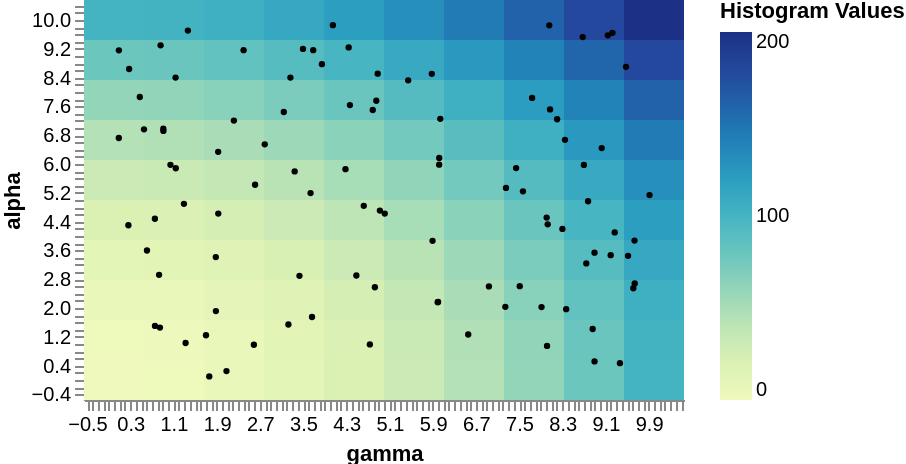

The Vega-Lite source for this figure:
### Vega specification from a JSON file in a GitHub repository (floating-point values rounded to 4 significant figures)
{"$schema": "https://vega.github.io/schema/vega/v5.json", "width": 300, "height": 200, "data": [{"name": "points", "values": [{"alpha": 5.886, "gamma": 7.446}, {"alpha": 9.297, "gamma": 0.8626}, {"alpha": 3.538, "gamma": 8.899}, {"alpha": 4.479, "gamma": 0.7572}, {"alpha": 1.264, "gamma": 6.56}, {"alpha": 4.299, "gamma": 0.2669}, {"alpha": 7.862, "gamma": 0.4781}, {"alpha": 1.75, "gamma": 3.667}, {"alpha": 5.982, "gamma": 6.022}, {"alpha": 8.505, "gamma": 5.885}, {"alpha": 5.337, "gamma": 7.259}, {"alpha": 2.031, "gamma": 7.247}, {"alpha": 2.902, "gamma": 4.488}, {"alpha": 8.324, "gamma": 5.448}, {"alpha": 9.574, "gamma": 9.146}, {"alpha": 6.339, "gamma": 1.929}, {"alpha": 7.5, "gamma": 4.792}, {"alpha": 4.837, "gamma": 4.625}, {"alpha": 4.324, "gamma": 8.032}, {"alpha": 7.638, "gamma": 4.369}, {"alpha": 5.857, "gamma": 4.287}, {"alpha": 5.425, "gamma": 2.612}, {"alpha": 7.756, "gamma": 4.857}, {"alpha": 2.576, "gamma": 4.831}, {"alpha": 0.9794, "gamma": 2.59}, {"alpha": 3.414, "gamma": 1.885}, {"alpha": 4.099, "gamma": 9.273}, {"alpha": 1.244, "gamma": 1.703}, {"alpha": 6.442, "gamma": 9.031}, {"alpha": 0.1006, "gamma": 1.764}, {"alpha": 7.256, "gamma": 6.042}, {"alpha": 9.198, "gamma": 3.499}, {"alpha": 7.206, "gamma": 2.22}, {"alpha": 8.4, "gamma": 3.267}, {"alpha": 4.705, "gamma": 4.924}, {"alpha": 6.92, "gamma": 0.9145}, {"alpha": 3.468, "gamma": 9.198}, {"alpha": 8.699, "gamma": 9.481}, {"alpha": 2.599, "gamma": 6.943}, {"alpha": 6.17, "gamma": 6.022}, {"alpha": 5.136, "gamma": 9.917}, {"alpha": 4.198, "gamma": 8.304}, {"alpha": 4.965, "gamma": 8.779}, {"alpha": 3.448, "gamma": 9.52}, {"alpha": 5.881, "gamma": 1.144}, {"alpha": 1.968, "gamma": 8.374}, {"alpha": 6.963, "gamma": 0.5557}, {"alpha": 0.5164, "gamma": 8.899}, {"alpha": 2.922, "gamma": 0.8345}, {"alpha": 5.193, "gamma": 3.64}, {"alpha": 3.597, "gamma": 0.6105}, {"alpha": 4.512, "gamma": 8.012}, {"alpha": 8.773, "gamma": 3.85}, {"alpha": 7.243, "gamma": 8.206}, {"alpha": 7.835, "gamma": 7.743}, {"alpha": 4.893, "gamma": 1.295}, {"alpha": 2.895, "gamma": 3.435}, {"alpha": 9.526, "gamma": 8.68}, {"alpha": 2.026, "gamma": 7.917}, {"alpha": 8.64, "gamma": 0.2801}, {"alpha": 0.9466, "gamma": 8.019}, {"alpha": 2.166, "gamma": 6.002}, {"alpha": 2.549, "gamma": 9.617}, {"alpha": 5.795, "gamma": 3.346}, {"alpha": 9.856, "gamma": 4.053}, {"alpha": 3.866, "gamma": 5.899}, {"alpha": 6.672, "gamma": 8.352}, {"alpha": 2.605, "gamma": 7.514}, {"alpha": 4.624, "gamma": 1.931}, {"alpha": 9.238, "gamma": 4.346}, {"alpha": 8.51, "gamma": 4.883}, {"alpha": 1.028, "gamma": 1.326}, {"alpha": 9.162, "gamma": 2.4}, {"alpha": 4.622, "gamma": 5.014}, {"alpha": 9.853, "gamma": 8.06}, {"alpha": 2.163, "gamma": 5.994}, {"alpha": 9.157, "gamma": 0.09087}, {"alpha": 6.546, "gamma": 2.792}, {"alpha": 5.976, "gamma": 1.045}, {"alpha": 1.503, "gamma": 0.7588}, {"alpha": 9.706, "gamma": 1.368}, {"alpha": 1.541, "gamma": 3.23}, {"alpha": 6.98, "gamma": 0.9134}, {"alpha": 6.721, "gamma": 0.08898}, {"alpha": 7.516, "gamma": 8.075}, {"alpha": 1.456, "gamma": 0.8508}, {"alpha": 3.872, "gamma": 9.639}, {"alpha": 9.163, "gamma": 3.689}, {"alpha": 5.241, "gamma": 7.574}, {"alpha": 1.417, "gamma": 8.864}, {"alpha": 7.445, "gamma": 3.144}, {"alpha": 9.645, "gamma": 9.231}, {"alpha": 0.9888, "gamma": 4.738}, {"alpha": 8.402, "gamma": 1.14}, {"alpha": 2.681, "gamma": 9.643}, {"alpha": 3.238, "gamma": 8.746}, {"alpha": 1.914, "gamma": 1.887}, {"alpha": 0.2477, "gamma": 2.083}, {"alpha": 5.974, "gamma": 8.701}, {"alpha": 0.4682, "gamma": 9.369}]}, {"name": "mesh", "values": [{"x_start": -0.5556, "x_end": 0.5556, "y_start": -0.5556, "y_end": 0.5556, "__count": 0.0}, {"x_start": 0.5556, "x_end": 1.667, "y_start": -0.5556, "y_end": 0.5556, "__count": 1.235}, {"x_start": 1.667, "x_end": 2.778, "y_start": -0.5556, "y_end": 0.5556, "__count": 4.938}, {"x_start": 2.778, "x_end": 3.889, "y_start": -0.5556, "y_end": 0.5556, "__count": 11.11}, {"x_start": 3.889, "x_end": 5.0, "y_start": -0.5556, "y_end": 0.5556, "__count": 19.75}, {"x_start": 5.0, "x_end": 6.111, "y_start": -0.5556, "y_end": 0.5556, "__count": 30.86}, {"x_start": 6.111, "x_end": 7.222, "y_start": -0.5556, "y_end": 0.5556, "__count": 44.44}, {"x_start": 7.222, "x_end": 8.333, "y_start": -0.5556, "y_end": 0.5556, "__count": 60.49}, {"x_start": 8.333, "x_end": 9.444, "y_start": -0.5556, "y_end": 0.5556, "__count": 79.01}, {"x_start": 9.444, "x_end": 10.56, "y_start": -0.5556, "y_end": 0.5556, "__count": 100.0}, {"x_start": -0.5556, "x_end": 0.5556, "y_start": 0.5556, "y_end": 1.667, "__count": 1.235}, {"x_start": 0.5556, "x_end": 1.667, "y_start": 0.5556, "y_end": 1.667, "__count": 2.469}, {"x_start": 1.667, "x_end": 2.778, "y_start": 0.5556, "y_end": 1.667, "__count": 6.173}, {"x_start": 2.778, "x_end": 3.889, "y_start": 0.5556, "y_end": 1.667, "__count": 12.35}, {"x_start": 3.889, "x_end": 5.0, "y_start": 0.5556, "y_end": 1.667, "__count": 20.99}, {"x_start": 5.0, "x_end": 6.111, "y_start": 0.5556, "y_end": 1.667, "__count": 32.1}, {"x_start": 6.111, "x_end": 7.222, "y_start": 0.5556, "y_end": 1.667, "__count": 45.68}, {"x_start": 7.222, "x_end": 8.333, "y_start": 0.5556, "y_end": 1.667, "__count": 61.73}, {"x_start": 8.333, "x_end": 9.444, "y_start": 0.5556, "y_end": 1.667, "__count": 80.25}, {"x_start": 9.444, "x_end": 10.56, "y_start": 0.5556, "y_end": 1.667, "__count": 101.2}, {"x_start": -0.5556, "x_end": 0.5556, "y_start": 1.667, "y_end": 2.778, "__count": 4.938}, {"x_start": 0.5556, "x_end": 1.667, "y_start": 1.667, "y_end": 2.778, "__count": 6.173}, {"x_start": 1.667, "x_end": 2.778, "y_start": 1.667, "y_end": 2.778, "__count": 9.877}, {"x_start": 2.778, "x_end": 3.889, "y_start": 1.667, "y_end": 2.778, "__count": 16.05}, {"x_start": 3.889, "x_end": 5.0, "y_start": 1.667, "y_end": 2.778, "__count": 24.69}, {"x_start": 5.0, "x_end": 6.111, "y_start": 1.667, "y_end": 2.778, "__count": 35.8}, {"x_start": 6.111, "x_end": 7.222, "y_start": 1.667, "y_end": 2.778, "__count": 49.38}, {"x_start": 7.222, "x_end": 8.333, "y_start": 1.667, "y_end": 2.778, "__count": 65.43}, {"x_start": 8.333, "x_end": 9.444, "y_start": 1.667, "y_end": 2.778, "__count": 83.95}, {"x_start": 9.444, "x_end": 10.56, "y_start": 1.667, "y_end": 2.778, "__count": 104.9}, {"x_start": -0.5556, "x_end": 0.5556, "y_start": 2.778, "y_end": 3.889, "__count": 11.11}, {"x_start": 0.5556, "x_end": 1.667, "y_start": 2.778, "y_end": 3.889, "__count": 12.35}, {"x_start": 1.667, "x_end": 2.778, "y_start": 2.778, "y_end": 3.889, "__count": 16.05}, {"x_start": 2.778, "x_end": 3.889, "y_start": 2.778, "y_end": 3.889, "__count": 22.22}, {"x_start": 3.889, "x_end": 5.0, "y_start": 2.778, "y_end": 3.889, "__count": 30.86}, {"x_start": 5.0, "x_end": 6.111, "y_start": 2.778, "y_end": 3.889, "__count": 41.98}, {"x_start": 6.111, "x_end": 7.222, "y_start": 2.778, "y_end": 3.889, "__count": 55.56}, {"x_start": 7.222, "x_end": 8.333, "y_start": 2.778, "y_end": 3.889, "__count": 71.6}, {"x_start": 8.333, "x_end": 9.444, "y_start": 2.778, "y_end": 3.889, "__count": 90.12}, {"x_start": 9.444, "x_end": 10.56, "y_start": 2.778, "y_end": 3.889, "__count": 111.1}, {"x_start": -0.5556, "x_end": 0.5556, "y_start": 3.889, "y_end": 5.0, "__count": 19.75}, {"x_start": 0.5556, "x_end": 1.667, "y_start": 3.889, "y_end": 5.0, "__count": 20.99}, {"x_start": 1.667, "x_end": 2.778, "y_start": 3.889, "y_end": 5.0, "__count": 24.69}, {"x_start": 2.778, "x_end": 3.889, "y_start": 3.889, "y_end": 5.0, "__count": 30.86}, {"x_start": 3.889, "x_end": 5.0, "y_start": 3.889, "y_end": 5.0, "__count": 39.51}, {"x_start": 5.0, "x_end": 6.111, "y_start": 3.889, "y_end": 5.0, "__count": 50.62}, {"x_start": 6.111, "x_end": 7.222, "y_start": 3.889, "y_end": 5.0, "__count": 64.2}, {"x_start": 7.222, "x_end": 8.333, "y_start": 3.889, "y_end": 5.0, "__count": 80.25}, {"x_start": 8.333, "x_end": 9.444, "y_start": 3.889, "y_end": 5.0, "__count": 98.77}, {"x_start": 9.444, "x_end": 10.56, "y_start": 3.889, "y_end": 5.0, "__count": 119.8}, {"x_start": -0.5556, "x_end": 0.5556, "y_start": 5.0, "y_end": 6.111, "__count": 30.86}, {"x_start": 0.5556, "x_end": 1.667, "y_start": 5.0, "y_end": 6.111, "__count": 32.1}, {"x_start": 1.667, "x_end": 2.778, "y_start": 5.0, "y_end": 6.111, "__count": 35.8}, {"x_start": 2.778, "x_end": 3.889, "y_start": 5.0, "y_end": 6.111, "__count": 41.98}, {"x_start": 3.889, "x_end": 5.0, "y_start": 5.0, "y_end": 6.111, "__count": 50.62}, {"x_start": 5.0, "x_end": 6.111, "y_start": 5.0, "y_end": 6.111, "__count": 61.73}, {"x_start": 6.111, "x_end": 7.222, "y_start": 5.0, "y_end": 6.111, "__count": 75.31}, {"x_start": 7.222, "x_end": 8.333, "y_start": 5.0, "y_end": 6.111, "__count": 91.36}, {"x_start": 8.333, "x_end": 9.444, "y_start": 5.0, "y_end": 6.111, "__count": 109.9}, {"x_start": 9.444, "x_end": 10.56, "y_start": 5.0, "y_end": 6.111, "__count": 130.9}, {"x_start": -0.5556, "x_end": 0.5556, "y_start": 6.111, "y_end": 7.222, "__count": 44.44}, {"x_start": 0.5556, "x_end": 1.667, "y_start": 6.111, "y_end": 7.222, "__count": 45.68}, {"x_start": 1.667, "x_end": 2.778, "y_start": 6.111, "y_end": 7.222, "__count": 49.38}, {"x_start": 2.778, "x_end": 3.889, "y_start": 6.111, "y_end": 7.222, "__count": 55.56}, {"x_start": 3.889, "x_end": 5.0, "y_start": 6.111, "y_end": 7.222, "__count": 64.2}, {"x_start": 5.0, "x_end": 6.111, "y_start": 6.111, "y_end": 7.222, "__count": 75.31}, {"x_start": 6.111, "x_end": 7.222, "y_start": 6.111, "y_end": 7.222, "__count": 88.89}, {"x_start": 7.222, "x_end": 8.333, "y_start": 6.111, "y_end": 7.222, "__count": 104.9}, {"x_start": 8.333, "x_end": 9.444, "y_start": 6.111, "y_end": 7.222, "__count": 123.5}, {"x_start": 9.444, "x_end": 10.56, "y_start": 6.111, "y_end": 7.222, "__count": 144.4}, {"x_start": -0.5556, "x_end": 0.5556, "y_start": 7.222, "y_end": 8.333, "__count": 60.49}, {"x_start": 0.5556, "x_end": 1.667, "y_start": 7.222, "y_end": 8.333, "__count": 61.73}, {"x_start": 1.667, "x_end": 2.778, "y_start": 7.222, "y_end": 8.333, "__count": 65.43}, {"x_start": 2.778, "x_end": 3.889, "y_start": 7.222, "y_end": 8.333, "__count": 71.6}, {"x_start": 3.889, "x_end": 5.0, "y_start": 7.222, "y_end": 8.333, "__count": 80.25}, {"x_start": 5.0, "x_end": 6.111, "y_start": 7.222, "y_end": 8.333, "__count": 91.36}, {"x_start": 6.111, "x_end": 7.222, "y_start": 7.222, "y_end": 8.333, "__count": 104.9}, {"x_start": 7.222, "x_end": 8.333, "y_start": 7.222, "y_end": 8.333, "__count": 121.0}, {"x_start": 8.333, "x_end": 9.444, "y_start": 7.222, "y_end": 8.333, "__count": 139.5}, {"x_start": 9.444, "x_end": 10.56, "y_start": 7.222, "y_end": 8.333, "__count": 160.5}, {"x_start": -0.5556, "x_end": 0.5556, "y_start": 8.333, "y_end": 9.444, "__count": 79.01}, {"x_start": 0.5556, "x_end": 1.667, "y_start": 8.333, "y_end": 9.444, "__count": 80.25}, {"x_start": 1.667, "x_end": 2.778, "y_start": 8.333, "y_end": 9.444, "__count": 83.95}, {"x_start": 2.778, "x_end": 3.889, "y_start": 8.333, "y_end": 9.444, "__count": 90.12}, {"x_start": 3.889, "x_end": 5.0, "y_start": 8.333, "y_end": 9.444, "__count": 98.77}, {"x_start": 5.0, "x_end": 6.111, "y_start": 8.333, "y_end": 9.444, "__count": 109.9}, {"x_start": 6.111, "x_end": 7.222, "y_start": 8.333, "y_end": 9.444, "__count": 123.5}, {"x_start": 7.222, "x_end": 8.333, "y_start": 8.333, "y_end": 9.444, "__count": 139.5}, {"x_start": 8.333, "x_end": 9.444, "y_start": 8.333, "y_end": 9.444, "__count": 158.0}, {"x_start": 9.444, "x_end": 10.56, "y_start": 8.333, "y_end": 9.444, "__count": 179.0}, {"x_start": -0.5556, "x_end": 0.5556, "y_start": 9.444, "y_end": 10.56, "__count": 100.0}, {"x_start": 0.5556, "x_end": 1.667, "y_start": 9.444, "y_end": 10.56, "__count": 101.2}, {"x_start": 1.667, "x_end": 2.778, "y_start": 9.444, "y_end": 10.56, "__count": 104.9}, {"x_start": 2.778, "x_end": 3.889, "y_start": 9.444, "y_end": 10.56, "__count": 111.1}, {"x_start": 3.889, "x_end": 5.0, "y_start": 9.444, "y_end": 10.56, "__count": 119.8}, {"x_start": 5.0, "x_end": 6.111, "y_start": 9.444, "y_end": 10.56, "__count": 130.9}, {"x_start": 6.111, "x_end": 7.222, "y_start": 9.444, "y_end": 10.56, "__count": 144.4}, {"x_start": 7.222, "x_end": 8.333, "y_start": 9.444, "y_end": 10.56, "__count": 160.5}, {"x_start": 8.333, "x_end": 9.444, "y_start": 9.444, "y_end": 10.56, "__count": 179.0}, {"x_start": 9.444, "x_end": 10.56, "y_start": 9.444, "y_end": 10.56, "__count": 200.0}]}], "marks": [{"name": "marks", "type": "rect", "style": ["rect"], "from": {"data": "mesh"}, "encode": {"update": {"fill": {"scale": "color", "field": "__count"}, "x2": {"scale": "x", "field": "x_start"}, "x": {"scale": "x", "field": "x_end"}, "y2": {"scale": "y", "field": "y_start"}, "y": {"scale": "y", "field": "y_end"}}}}, {"type": "symbol", "from": {"data": "points"}, "encode": {"enter": {"fillOpacity": {"value": 1}, "fill": {"value": "black"}}, "update": {"x": {"scale": "x", "field": "gamma"}, "y": {"scale": "y", "field": "alpha"}, "size": {"value": 10}}}}], "scales": [{"name": "x", "type": "linear", "domain": {"fields": [{"data": "points", "field": "gamma"}, {"data": "mesh", "field": "x_start"}, {"data": "mesh", "field": "y_end"}]}, "range": [0, {"signal": "width"}]}, {"name": "y", "type": "linear", "domain": {"fields": [{"data": "points", "field": "alpha"}, {"data": "mesh", "field": "y_start"}, {"data": "mesh", "field": "y_end"}]}, "range": [{"signal": "height"}, 0]}, {"name": "color", "type": "linear", "domain": {"data": "mesh", "field": "__count"}, "range": "heatmap", "interpolate": "hcl", "zero": true}], "axes": [{"scale": "x", "orient": "bottom", "title": "gamma", "labelOverlap": true, "tickCount": {"signal": "ceil(width/3)"}}, {"scale": "y", "orient": "left", "title": "alpha", "labelOverlap": true, "tickCount": {"signal": "ceil(height/3)"}}], "legends": [{"fill": "color", "gradientLength": {"signal": "height - 16"}, "title": "Histogram Values"}]}
